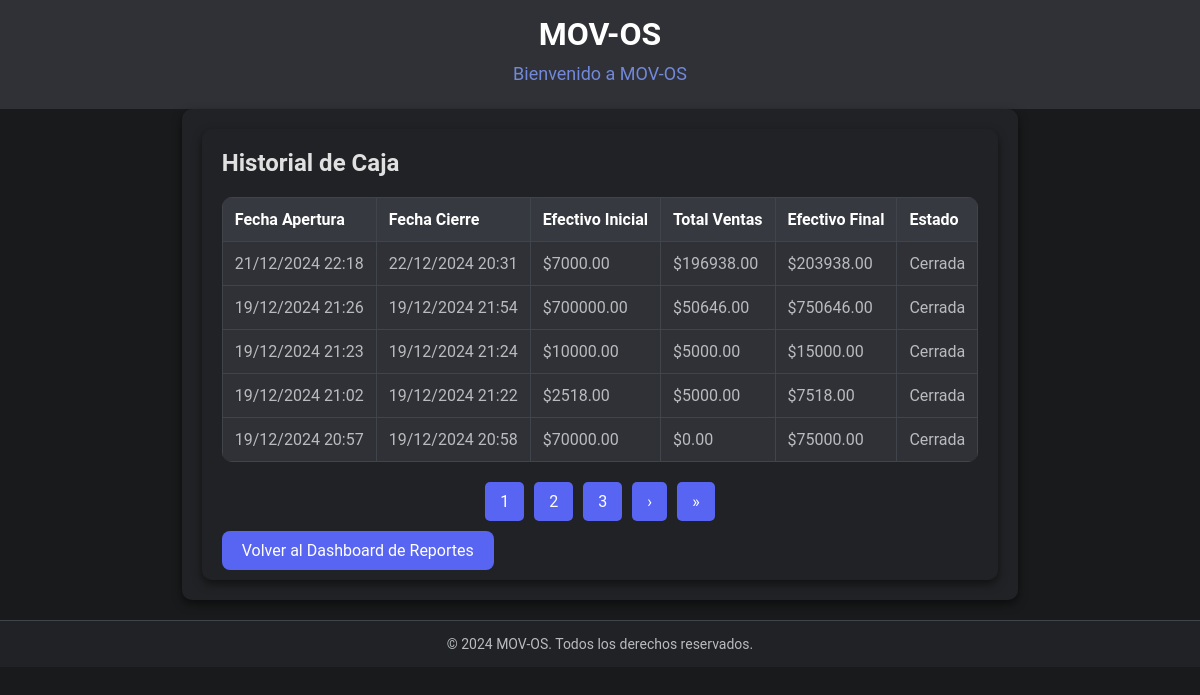
The app's page /reports/cash/history/ (signed in), older data.
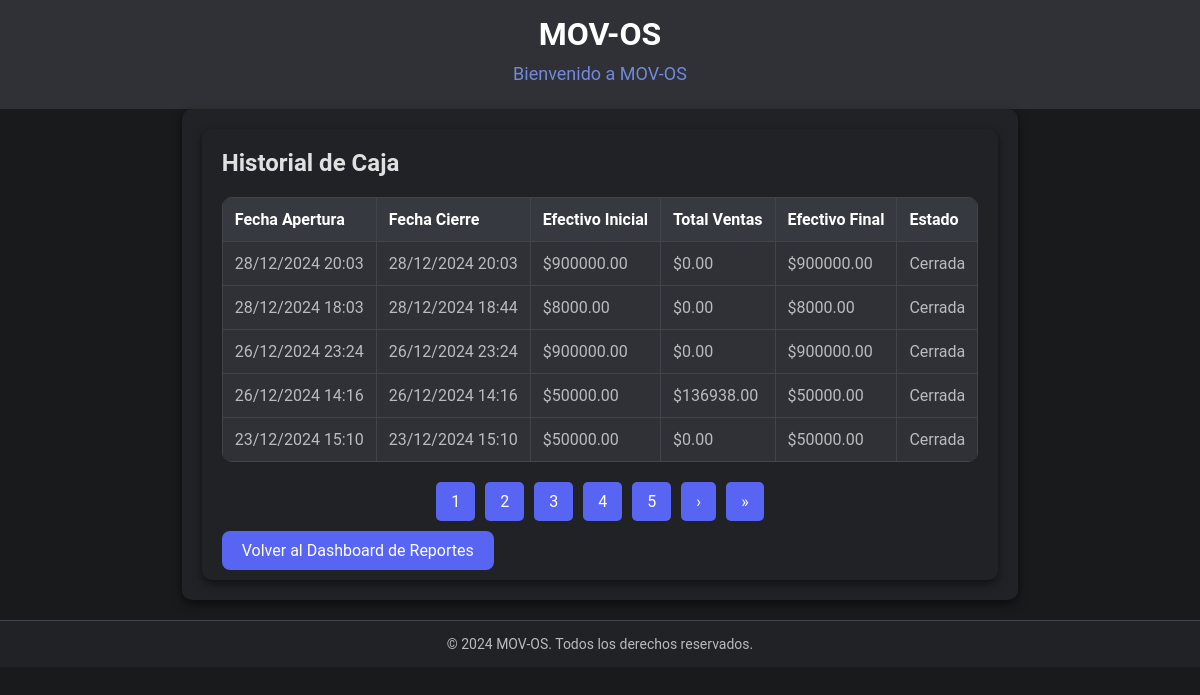
The same page, newer data.
### cashier/models.py (models this page shows, shortened)
class AperturaCierreCaja(models.Model):
    ESTADO_CAJA = [
        ('abierta', 'Abierta'),
        ('cerrada', 'Cerrada'),
    ]
    usuario = models.ForeignKey(User, on_delete=models.CASCADE, verbose_name="Cajero Responsable")
    fecha_apertura = models.DateTimeField(auto_now_add=True, verbose_name="Fecha y Hora de Apertura")
    fecha_cierre = models.DateTimeField(null=True, blank=True, verbose_name="Fecha y Hora de Cierre")
    efectivo_inicial = models.DecimalField(max_digits=10, decimal_places=2, verbose_name="Efectivo Inicial (Caja Chica)")
    total_ventas_efectivo = models.DecimalField(max_digits=10, decimal_places=2, default=0.0, verbose_name="Total Ventas en Efectivo")
    total_ventas_credito = models.DecimalField(max_digits=10, decimal_places=2, default=0.0, verbose_name="Total Ventas con Tarjeta de Crédito")
    total_ventas_debito = models.DecimalField(max_digits=10, decimal_places=2, default=0.0, verbose_name="Total Ventas con Tarjeta de Débito")
    estado = models.CharField(max_length=10, choices=ESTADO_CAJA, default='abierta', verbose_name="Estado de la Caja")
    ventas_totales = models.DecimalField(
        max_digits=10,
        decimal_places=2,
        default=0.0,
        verbose_name="Ventas Totales"
    )
    vuelto_entregado = models.DecimalField(
        max_digits=10,
        decimal_places=2,
        default=0.0,
        verbose_name="Total Vuelto Entregado"
    )
    efectivo_final = models.DecimalField(
        max_digits=10,
        decimal_places=2,
        default=0.0,
        verbose_name="Efectivo Final"
    )
    class Meta:
        verbose_name = "Apertura y Cierre de Caja"
        verbose_name_plural = "Aperturas y Cierres de Caja"

### reports/views.py (the view)
# urls.py: path('cash/history/', views.cash_history, name='cash_history'),  # Historial de caja
@login_required
def cash_history(request):
    cajas = AperturaCierreCaja.objects.all().order_by('-fecha_apertura')
    page = request.GET.get('page', 1)
    paginator = Paginator(cajas, 5)  # 5 registros de caja por página
    cash_page = paginator.get_page(page)
    for caja in cash_page:
        if caja.estado == 'cerrada':
            caja.vuelto_entregado = caja.vuelto_entregado or 0  # Validar vuelto entregado
            caja.efectivo_final = caja.efectivo_final or (
                caja.efectivo_inicial + caja.total_ventas_efectivo - caja.vuelto_entregado
            )
    return render(request, 'reports/cash_history.html', {
        'cajas': cash_page
    })

### reports/templates/reports/cash_history.html (shortened to what this page needs)
{% extends 'base.html' %}
{% block content %}
<div class="container">
    <h2>Historial de Caja</h2>
    <table class="table table-striped">
        <thead>
            <tr>
                <th>Fecha Apertura</th>
                <th>Fecha Cierre</th>
                <th>Efectivo Inicial</th>
                <th>Total Ventas</th>
                <th>Efectivo Final</th>
                <th>Estado</th>
            </tr>
        </thead>
        <tbody>
                        {% for caja in cajas %}
            <tr>
                <td>{{ caja.fecha_apertura|date:"d/m/Y H:i" }}</td>
                <td>
                    {% if caja.fecha_cierre %}
                        {{ caja.fecha_cierre|date:"d/m/Y H:i" }}
                    {% else %}
                        <em>Sin cerrar</em>
                    {% endif %}
                </td>
                <td>${{ caja.efectivo_inicial|floatformat:2 }}</td>
                <td>${{ caja.ventas_totales|default:0|floatformat:2 }}</td>
                <td>
                    {% if caja.efectivo_final %}
                        ${{ caja.efectivo_final|floatformat:2 }}
                    {% else %}
                        <em>Pendiente</em>
                    {% endif %}
                </td>
                <td>{{ caja.estado|capfirst }}</td>
            </tr>
            {% empty %}
            <tr>
                <td colspan="6" class="text-center">No hay registros de caja disponibles.</td>
            </tr>
            {% endfor %}
        </tbody>
    </table>
    <nav aria-label="Paginación">
        <ul class="pagination justify-content-center">
            {% for num in cajas.paginator.page_range %}
            <li class="page-item {% if num == cajas.number %}active{% endif %}">
                <a class="page-link" href="?page={{ num }}">{{ num }}</a>
            </li>
            {% endfor %}
            {% if cajas.has_next %}
            <li class="page-item">
                <a class="page-link" href="?page={{ cajas.next_page_number }}" aria-label="Siguiente">&rsaquo;</a>
            </li>
            <li class="page-item">
                <a class="page-link" href="?page={{ cajas.paginator.num_pages }}" aria-label="Última">&raquo;</a>
            </li>
            {% endif %}
        </ul>
    </nav>
    <a href="{% url 'report_dashboard' %}" class="btn btn-secondary mt-3">Volver al Dashboard de Reportes</a>
</div>
{% endblock %}

Row changes from the older to the newer data that the page shows:
no longer on this page (row unchanged): AperturaCierreCaja: fecha_apertura "21/12/2024 22:18", fecha_cierre "22/12/2024 20:31", efectivo_inicial "7000.00", ventas_totales "196938.00", efectivo_final "203938.00", estado "Cerrada"
no longer on this page (row unchanged): AperturaCierreCaja: fecha_apertura "19/12/2024 21:26", fecha_cierre "19/12/2024 21:54", efectivo_inicial "700000.00", ventas_totales "50646.00", efectivo_final "750646.00", estado "Cerrada"
no longer on this page (row unchanged): AperturaCierreCaja: fecha_apertura "19/12/2024 21:23", fecha_cierre "19/12/2024 21:24", efectivo_inicial "10000.00", ventas_totales "5000.00", efectivo_final "15000.00", estado "Cerrada"
no longer on this page (row unchanged): AperturaCierreCaja: fecha_apertura "19/12/2024 21:02", fecha_cierre "19/12/2024 21:22", efectivo_inicial "2518.00", ventas_totales "5000.00", efectivo_final "7518.00", estado "Cerrada"
no longer on this page (row unchanged): AperturaCierreCaja: fecha_apertura "19/12/2024 20:57", fecha_cierre "19/12/2024 20:58", efectivo_inicial "70000.00", ventas_totales "0.00", efectivo_final "75000.00", estado "Cerrada"
added AperturaCierreCaja: fecha_apertura "28/12/2024 20:03", fecha_cierre "28/12/2024 20:03", efectivo_inicial "900000.00", ventas_totales "0.00", efectivo_final "900000.00", estado "Cerrada"
added AperturaCierreCaja: fecha_apertura "28/12/2024 18:03", fecha_cierre "28/12/2024 18:44", efectivo_inicial "8000.00", ventas_totales "0.00", efectivo_final "8000.00", estado "Cerrada"
added AperturaCierreCaja: fecha_apertura "26/12/2024 23:24", fecha_cierre "26/12/2024 23:24", efectivo_inicial "900000.00", ventas_totales "0.00", efectivo_final "900000.00", estado "Cerrada"
added AperturaCierreCaja: fecha_apertura "26/12/2024 14:16", fecha_cierre "26/12/2024 14:16", efectivo_inicial "50000.00", ventas_totales "136938.00", efectivo_final "50000.00", estado "Cerrada"
added AperturaCierreCaja: fecha_apertura "23/12/2024 15:10", fecha_cierre "23/12/2024 15:10", efectivo_inicial "50000.00", ventas_totales "0.00", efectivo_final "50000.00", estado "Cerrada"
Text that changed along with them:
new list line: "4"
new list line: "5"
